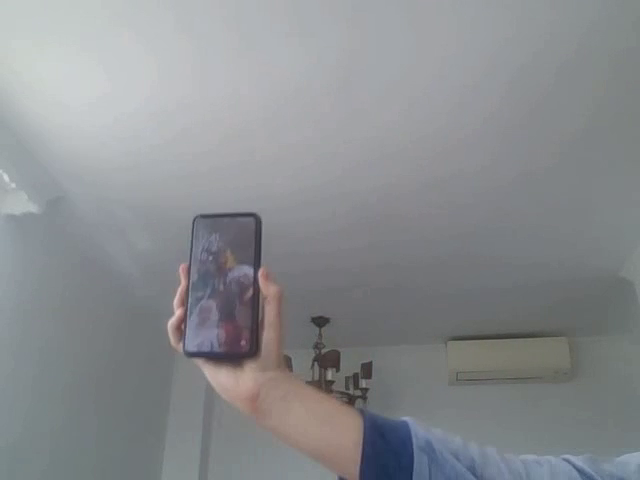
#> input picture frame 47 of OpenCV/Detección de Características/Video_Movil.mp4, 640 x 480 px
$ python seguidor_objeto.py
#> lines starting #> are read from the running program, lines starting #| are printed output that depends on the picture; after the words box and inside, x2 and y2 are one past the last pixel; in counts of white or black regions, pixels touching at a corner belong together
import cv2 as cv
import matplotlib.pyplot as plt
import numpy as np


# [93 lines left out: function seguidor_objetos, not called in this run]


def lucasKanade():

    objeto_video = cv.VideoCapture("Video_Movil.mp4")

    shiTomasCornerParams = dict(maxCorners=20, qualityLevel=0.3, minDistance=50, blockSize=7)
    lucasKanadeParams = dict(winSize=(15,15), maxLevel=2, criteria=(cv.TERM_CRITERIA_EPS | cv.TERM_CRITERIA_COUNT, 10, 0.03))
    ramdomColors = np.random.randint(0,255,(100,3))

    _, frame = objeto_video.read()
#> frame is the input picture: shape (480, 640, 3); mean B, G, R 142.8, 140.1, 137.6
    frame_gray_Previo = cv.cvtColor(frame,cv.COLOR_BGR2GRAY)
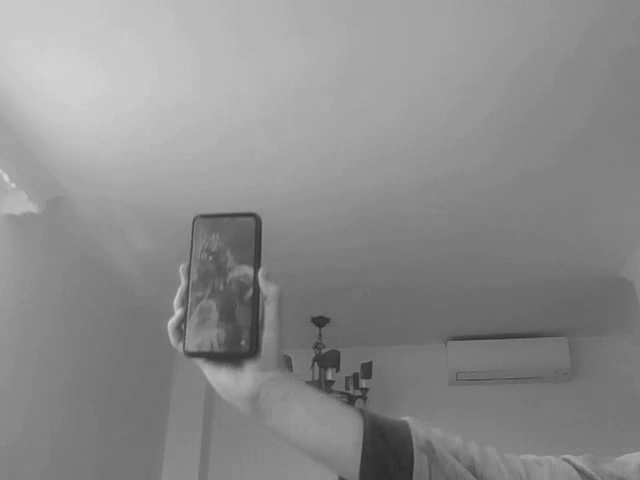
#> frame_gray_Previo: shape (480, 640); min 38, max 213, mean 139.6

    corners_Previo = cv.goodFeaturesToTrack(frame_gray_Previo, mask=None, **shiTomasCornerParams)
#> corners_Previo = [[328, 377], [180, 309], [312, 319]]
    mask = np.zeros_like(frame)

    while True:
        ret, videoFrame = objeto_video.read()
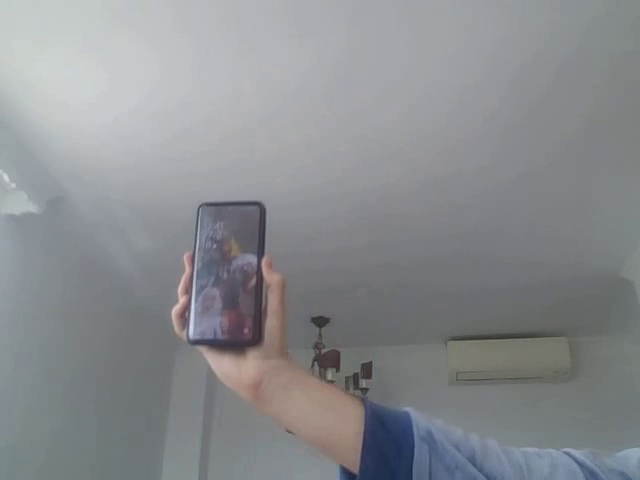
#> input picture frame 48 of OpenCV/Detección de Características/Video_Movil.mp4, 640 x 480 px
#> videoFrame is the input picture: shape (480, 640, 3); mean B, G, R 143, 140.1, 137.4

        if ret == True:
            frame_gray_Actual = cv.cvtColor(videoFrame,cv.COLOR_BGR2GRAY)
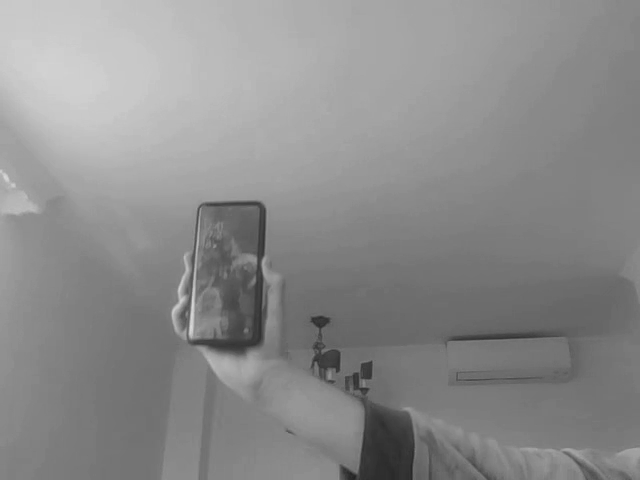
#> frame_gray_Actual: shape (480, 640); min 33, max 217, mean 139.6
            corners_Actual, foundStatus, _ = cv.calcOpticalFlowPyrLK(frame_gray_Previo, frame_gray_Actual, corners_Previo, None, **lucasKanadeParams)
#> corners_Actual = [[327.7, 377.1], [184, 296.7], [312, 319]]; foundStatus = [1, 1, 1]

        if corners_Actual is not None:
            cornersMatched_Actual = corners_Actual[foundStatus==1]
#> cornersMatched_Actual = [[327.7, 377.1], [184, 296.7], [312, 319]]
            cornersMatched_Previo = corners_Previo[foundStatus==1]
#> cornersMatched_Previo = [[328, 377], [180, 309], [312, 319]]

        for i, (corners_Actual, corners_Previo) in enumerate(zip(cornersMatched_Actual, cornersMatched_Previo)):
            x_Actual, y_Actual = corners_Actual.ravel()
            x_Previo, y_Previo = corners_Previo.ravel()

            p_Actual = (int(x_Actual), int(y_Actual))
            p_Previo = (int(x_Previo), int(y_Previo))

            mask = cv.line(mask, p_Actual, p_Previo, ramdomColors[i].tolist(),2)
            videoFrame = cv.circle(videoFrame, p_Actual, 5, ramdomColors[i].tolist(),2)

            im = cv.add(videoFrame,mask)
#> this loop made 3 passes
#> (x_Actual, y_Actual, x_Previo, y_Previo, p_Actual) on passes 1 to 3: (327.7, 377.1, 328, 377, (327, 377)), (184, 296.7, 180, 309, (183, 296)), (312, 319, 312, 319, (312, 318))
#> pass 2, in lucasKanade, `mask = cv.line(mask, p_Actual, p_Previo, ramdomColors[i].tolist(),2)`:
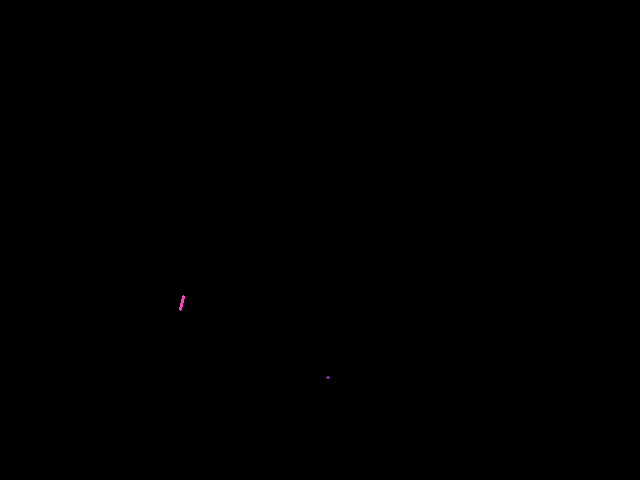
#> mask: shape (480, 640, 3); mean of channels 0, 1, 2 0, 0, 0; drawn as B, G, R
#> after the loop: mask: shape (480, 640, 3); under 0.01% of pixels changed, all inside (x1, y1, x2, y2) = (311, 317, 314, 321)
#> after the loop:
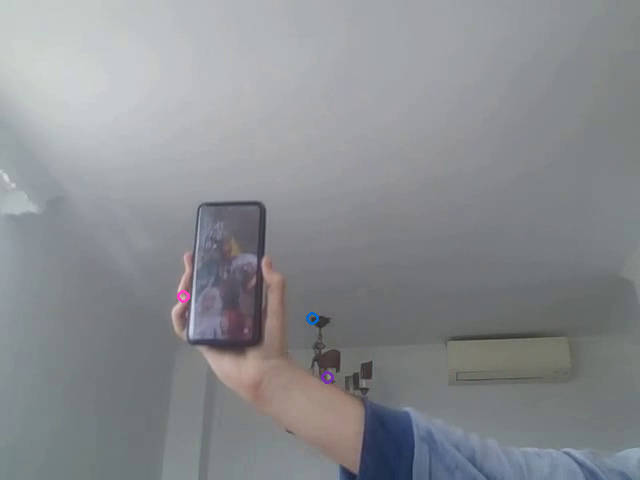
#> videoFrame: shape (480, 640, 3); mean B, G, R 143, 140.1, 137.4


        cv.imshow("video",im)
        cv.waitKey(15)

        frame_gray_Previo = frame_gray_Actual.copy()
        corners_Previo = cornersMatched_Actual.reshape(-1,1,2)
#> corners_Previo = [[327.7, 377.1], [184, 296.7], [312, 319]]


if __name__ == '__main__':

    option = "meanshift"
    option = "camshift"
    #seguidor_objetos(option)

    lucasKanade()

$ run again, starting later in the video
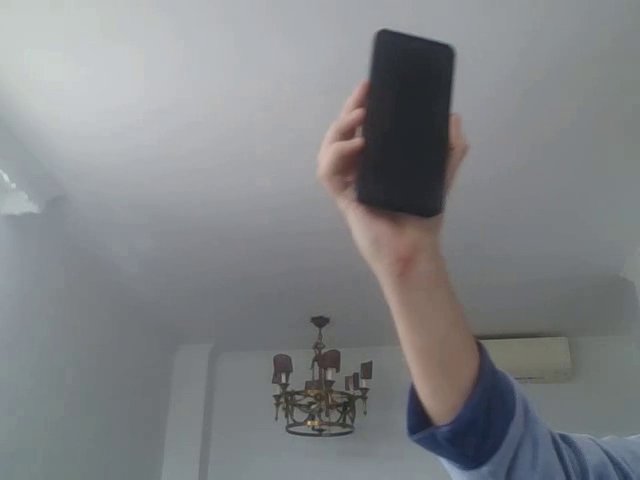
#> input picture frame 211 of OpenCV/Detección de Características/Video_Movil.mp4, 640 x 480 px
#> in lucasKanade, frame is the input picture: shape (480, 640, 3); mean B, G, R 133.1, 131, 128.6
#> in lucasKanade, `corners_Previo = cv.goodFeaturesToTrack(frame_gray_Previo, mask=None, ..`: corners_Previo = [[309, 423], [361, 385], [273, 381], [361, 111]]
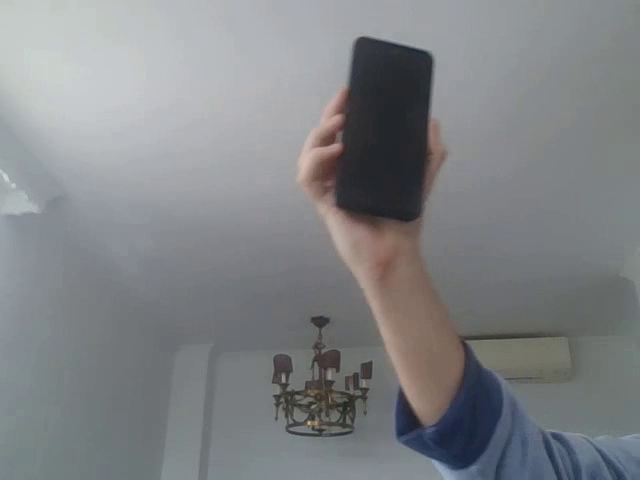
#> input picture frame 212 of OpenCV/Detección de Características/Video_Movil.mp4, 640 x 480 px
#> in lucasKanade, videoFrame is the input picture: shape (480, 640, 3); mean B, G, R 133.1, 131, 128.5
#> in lucasKanade, `corners_Actual, foundStatus, _ = cv.calcOpticalFlowPyrLK(frame_gray_Pr..`: corners_Actual = [[309, 423], [361, 385], [273, 381], [340.3, 116.9]]; foundStatus = [1, 1, 1, 1]
#> cornersMatched_Actual has the same summary as corners_Actual
#> cornersMatched_Previo = [[309, 423], [361, 385], [273, 381], [361, 111]]
#> the loop in lucasKanade, `for i, (corners_Actual, corners_Previo) in enumerate(zip(cornersMatche..` made 4 passes
#> (x_Actual, y_Actual, x_Previo, y_Previo, p_Actual) on passes 2 to 4: (361, 385, 361, 385, (361, 384)), (273, 381, 273, 381, (272, 380)), (340.3, 116.9, 361, 111, (340, 116))
#> after the loop in lucasKanade, `for i, (corners_Actual, corners_Previo) in enumerate(zip(cornersMatche..`:
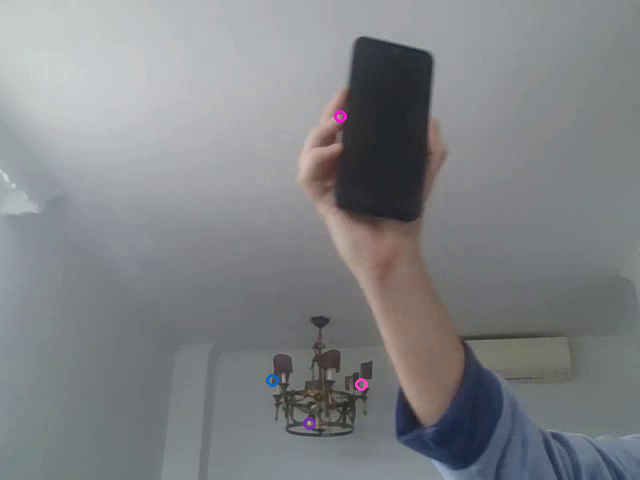
#> videoFrame: shape (480, 640, 3); mean B, G, R 133.2, 131, 128.5
#> in lucasKanade, `corners_Previo = cornersMatched_Actual.reshape(-1,1,2)`: corners_Previo has the same summary as corners_Actual

$ run again, starting later in the video
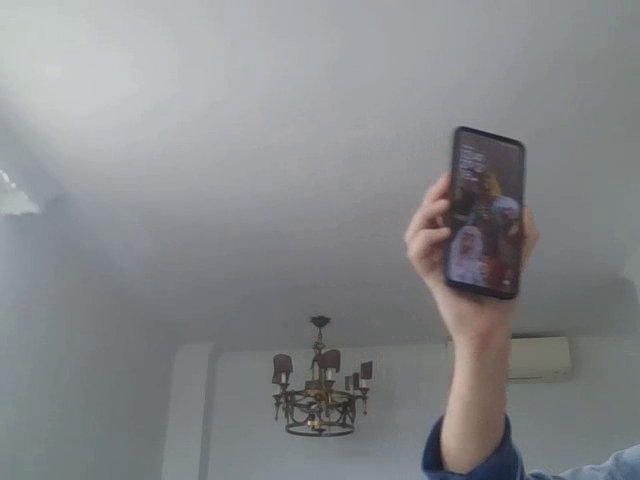
#> input picture frame 376 of OpenCV/Detección de Características/Video_Movil.mp4, 640 x 480 px
#> in lucasKanade, frame is the input picture: shape (480, 640, 3); mean B, G, R 137.4, 135.5, 133.4
#> in lucasKanade, `corners_Previo = cv.goodFeaturesToTrack(frame_gray_Previo, mask=None, ..`: corners_Previo = [[309, 423], [361, 385], [446, 202]]
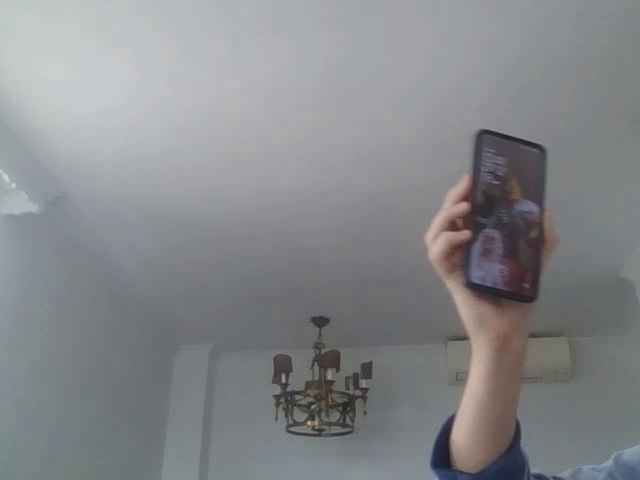
#> input picture frame 377 of OpenCV/Detección de Características/Video_Movil.mp4, 640 x 480 px
#> in lucasKanade, videoFrame is the input picture: shape (480, 640, 3); mean B, G, R 137.6, 135.6, 133.5
#> in lucasKanade, `corners_Actual, foundStatus, _ = cv.calcOpticalFlowPyrLK(frame_gray_Pr..`: corners_Actual = [[309, 423], [361, 385], [467.2, 204.7]]; foundStatus = [1, 1, 1]
#> cornersMatched_Actual = [[309, 423], [361, 385], [467.2, 204.7]]
#> cornersMatched_Previo = [[309, 423], [361, 385], [446, 202]]
#> the loop in lucasKanade, `for i, (corners_Actual, corners_Previo) in enumerate(zip(cornersMatche..` made 3 passes
#> (x_Actual, y_Actual, x_Previo, y_Previo, p_Actual) on passes 1 to 3: (309, 423, 309, 423, (309, 422)), (361, 385, 361, 385, (360, 384)), (467.2, 204.7, 446, 202, (467, 204))
#> after the loop in lucasKanade, `for i, (corners_Actual, corners_Previo) in enumerate(zip(cornersMatche..`:
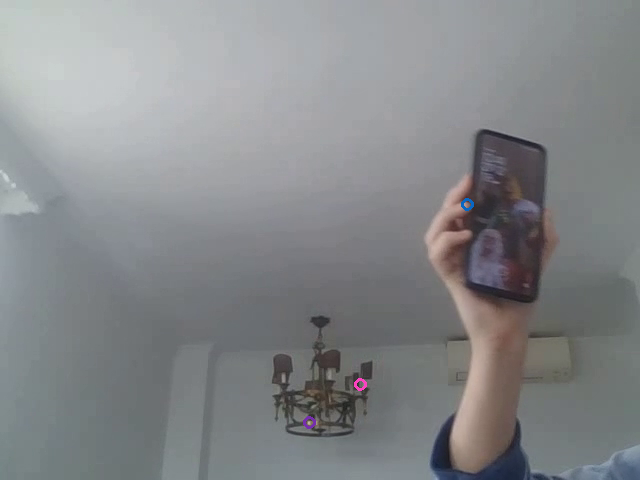
#> videoFrame: shape (480, 640, 3); mean B, G, R 137.7, 135.6, 133.5
#> in lucasKanade, `corners_Previo = cornersMatched_Actual.reshape(-1,1,2)`: corners_Previo = [[309, 423], [361, 385], [467.2, 204.7]]
